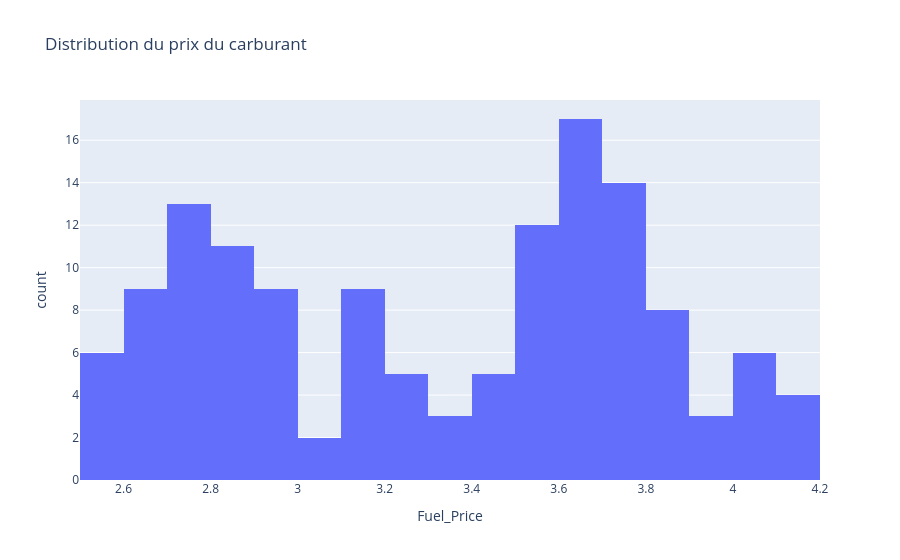

The notebook cell this image was saved under:
### Markdown cell above
### Prix du carburant

### Code cell
px.histogram(df, x="Fuel_Price", nbins=30,
             title="Distribution du prix du carburant")

### Figure 1 — Plotly figure (JSON) as saved in the notebook; plotly's stock layout.template omitted (floating-point values rounded to 4 significant figures; data arrays with more than 128 entries replaced by an {"elided": "..."} marker saying what was removed)
{"data": [{"bingroup": "x", "hovertemplate": "Fuel_Price=%{x}<br>count=%{y}<extra></extra>", "legendgroup": "", "marker": {"color": "#636efa", "pattern": {"shape": ""}}, "name": "", "nbinsx": 30, "orientation": "v", "showlegend": false, "type": "histogram", "x": {"elided": "150 float values"}, "xaxis": "x", "yaxis": "y"}], "layout": {"barmode": "relative", "legend": {"tracegroupgap": 0}, "title": {"text": "Distribution du prix du carburant"}, "xaxis": {"anchor": "y", "domain": [0, 1], "title": {"text": "Fuel_Price"}}, "yaxis": {"anchor": "x", "domain": [0, 1], "title": {"text": "count"}}}}
